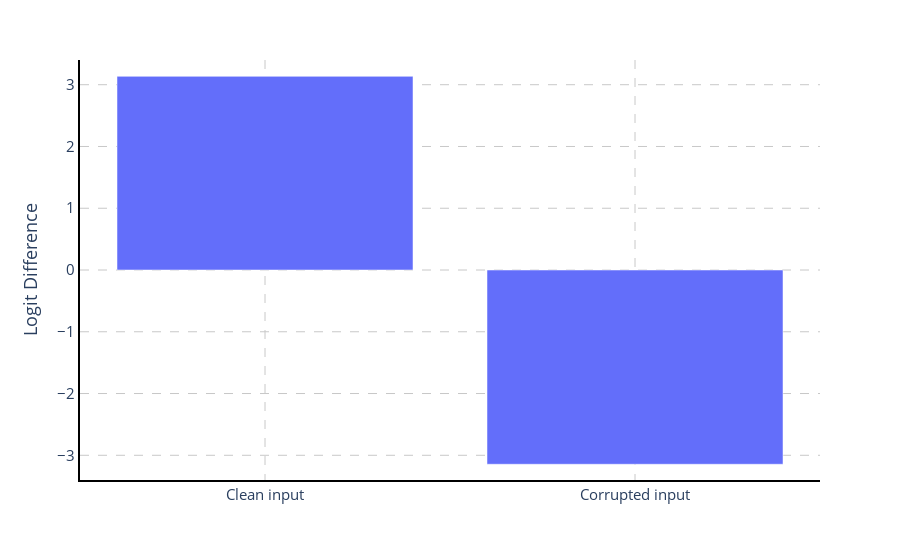

The notebook cell this image was saved under:
### Code cell
fig = px.bar([full_base_logit_diff.item(), full_src_logit_diff.item()])
fig.update(layout_coloraxis_showscale=False,layout_showlegend=False)
#fig.update_layout(legend_title_text='Subject Number')
fig.update_layout(
    xaxis_title="", yaxis_title="Logit Difference"
)
fig.update_layout(
    xaxis = dict(
        tickmode = 'array',
        tickvals = [0, 1],
        ticktext = ['Clean input', 'Corrupted input']
    ),
    font=dict(
        size=15,  # Set the font size here
    )
)
fig = paper_plot(fig, tickangle=0)
fig.update_layout(yaxis_range=[-3.4,3.4])
fig.show()
pio.write_image(fig, f'{images_dir}/{language}_logit_diffs.png',scale=5, width=550, height=350)

### Figure 1 — Plotly figure (JSON) as saved in the notebook; plotly's stock layout.template omitted (floating-point values rounded to 4 significant figures)
{"data": [{"alignmentgroup": "True", "hovertemplate": "variable=0<br>index=%{x}<br>value=%{y}<extra></extra>", "legendgroup": "0", "marker": {"color": "#636efa", "pattern": {"shape": ""}}, "name": "0", "offsetgroup": "0", "orientation": "v", "showlegend": true, "textposition": "auto", "type": "bar", "x": [0, 1], "xaxis": "x", "y": [3.136, -3.145], "yaxis": "y"}], "layout": {"barmode": "relative", "coloraxis": {"showscale": false}, "font": {"size": 15}, "legend": {"title": {"text": "variable"}, "tracegroupgap": 0}, "margin": {"t": 60}, "showlegend": false, "xaxis": {"anchor": "y", "domain": [0, 1], "gridcolor": "rgb(200,200,200)", "griddash": "dash", "linecolor": "black", "linewidth": 2, "showline": true, "tickangle": 0, "tickmode": "array", "ticktext": ["Clean input", "Corrupted input"], "tickvals": [0, 1], "title": {"text": ""}, "zeroline": false}, "yaxis": {"anchor": "x", "domain": [0, 1], "gridcolor": "rgb(200,200,200)", "griddash": "dash", "linecolor": "black", "linewidth": 2, "range": [-3.4, 3.4], "showline": true, "title": {"text": "Logit Difference"}, "zeroline": false}}}
